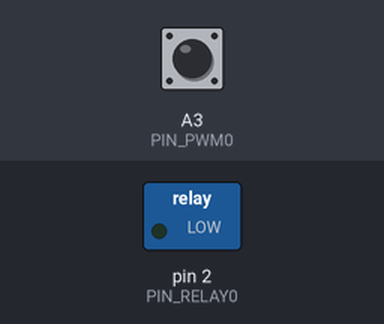
Simulated run of this sketch. Board: Arduino Uno, built with avr-gcc and run on an emulated ATmega328P. Parts: switched loads named in the sketch (green lamp = pin HIGH). The inputs (shaded band) are chosen by the test bench; at power-on: A3 (PIN_PWM0) LOW.

Above: at 1.2 s.
1.3 s: A3 (PIN_PWM0) pulsed HIGH 2 times (0.12 s each, 0.3 s apart)
At 2.4 s:
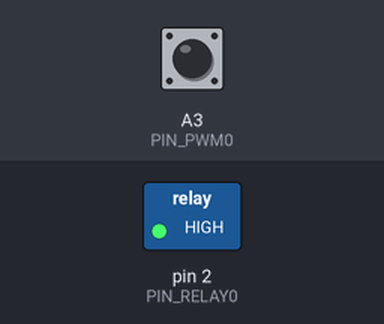
Timing chart, 0 to 4.3 s (numbered marks = the images above; inputs shaded):
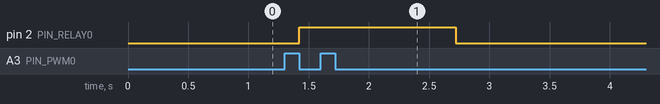

Measured:
- after the input at 1.3 s, pin 2 (PIN_RELAY0): LOW → HIGH after 0.12 s, → LOW 1.3 s later

The sketch:

sketch.ino
```cpp
int low = 890;
int high = 1810;
int raw = 0;
int value = 0;

enum {
	PIN_PWM0 = A3,
	PIN_RELAY0 = 2
};

void updateRelay(int relaypin, int value)
{
	if(value >= 50)
		digitalWrite(relaypin, HIGH);
	else
		digitalWrite(relaypin, LOW);
}

void setup()
{
	//Serial.begin(9600);
	pinMode(PIN_PWM0, INPUT);
	pinMode(PIN_RELAY0, OUTPUT);
}

void loop()
{
	value = map(pulseIn(PIN_PWM0, HIGH), low, high, 0, 100);

	updateRelay(PIN_RELAY0, value);

	//Serial.println(value);
}
```
